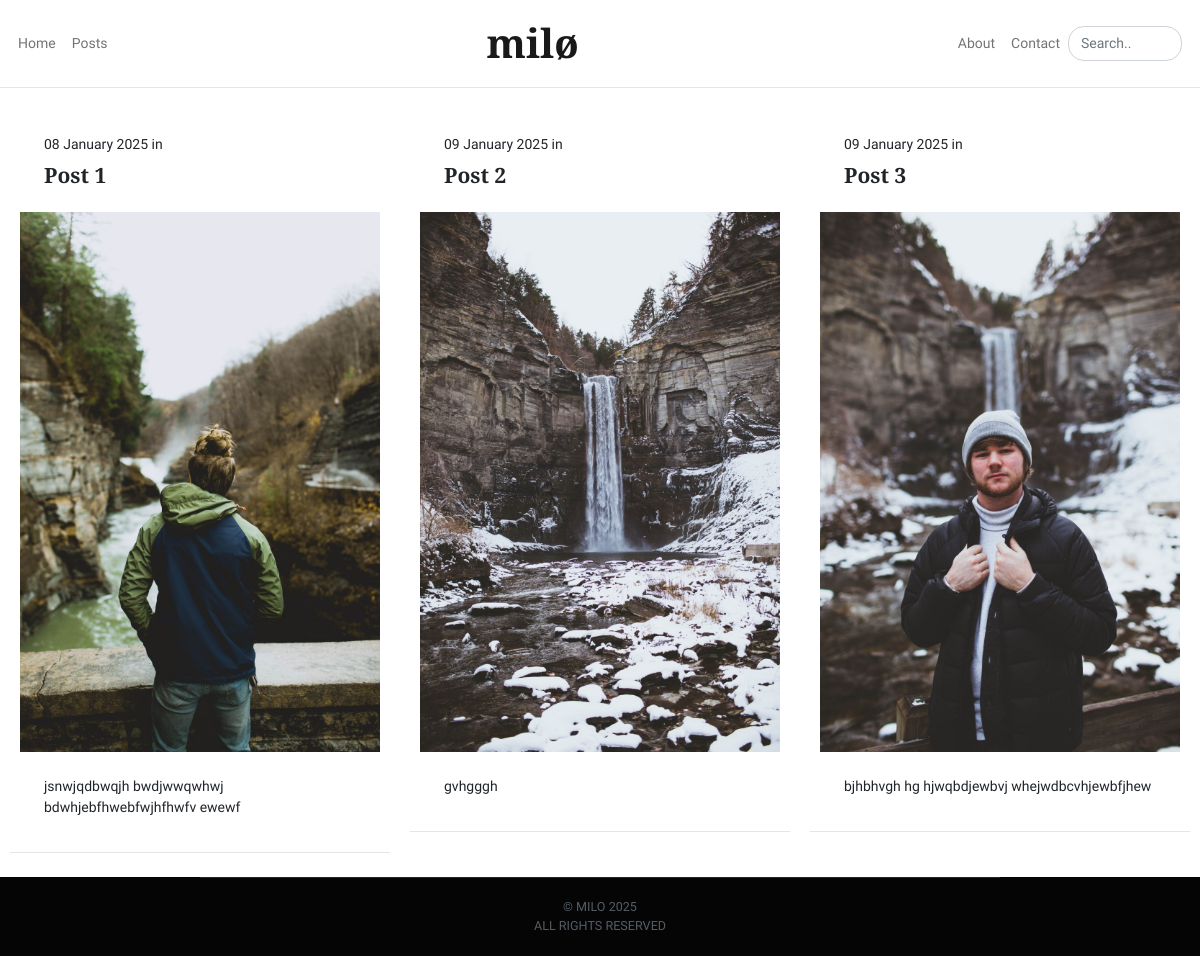
/posts/, run on the app's committed database.
### app/models.py (models this page shows, shortened)
class Post(models.Model):
    title = models.CharField(max_length=255)
    place = models.CharField(max_length=200)
    slug = models.CharField(max_length=150)
    image = models.ImageField(upload_to='posts/')
    body = models.TextField()
    views_count = models.PositiveIntegerField(default=0)
    likes_count = models.PositiveIntegerField(default=0)
    created_at = models.DateTimeField(auto_now_add=True)
    updated_at = models.DateTimeField(auto_now=True)

### app/views.py (the view)
# urls.py: path('posts/', posts, name='posts'),
def posts(request):
    results = Post.objects.all()
    return render(request, 'posts.html', {'results': results})

### templates/posts.html (shortened to what this page needs)
{% extends 'base.html' %}
{% load static %}
{% block content %}
<div class="container">
  <div class="row">
    {% for post in results %}
    <div class="col-md-4">
      <article class="card mb-4">
        <header class="card-header">
          <div class="card-meta">
            <a href="#"><time class="timeago" datetime="{{ post.created_at }}">{{ post.created_at|date:"d F Y" }}</time></a> in <a href="page-category.html">{{ post.category }}</a>
          </div>
          <a href="{% url 'post_detail' post.id %}">
            <h4 class="card-title">{{ post.title }}</h4>
          </a>
        </header>
        <a href="{% url 'post_detail' post.id %}">
          <img class="card-img" src="{{ post.image.url }}" alt="{{ post.title }}" />
        </a>
        <div class="card-body">
          <p class="card-text">{{ post.body|truncatewords:30 }}</p>
        </div>
      </article>
    </div>
    {% endfor %}
  </div>
</div>
{% endblock %}

### data on the page
Post: created_at "08 January 2025", title "Post 1", image (picture), body "jsnwjqdbwqjh bwdjwwqwhwj bdwhjebfhwebfwjhfhwfv ewewf"
Post: created_at "09 January 2025", title "Post 2", image (picture), body "gvhgggh"
Post: created_at "09 January 2025", title "Post 3", image (picture), body "bjhbhvgh hg hjwqbdjewbvj whejwdbcvhjewbfjhew"
